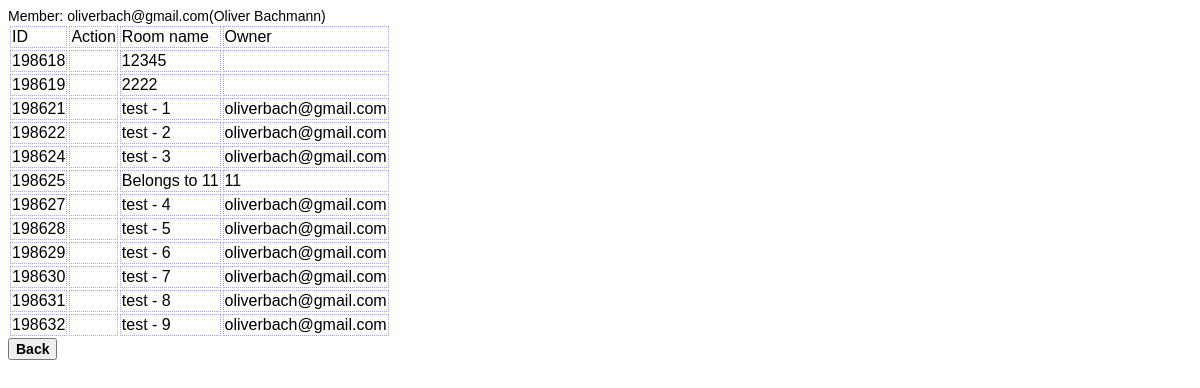
/add_room_members.php?origin_user_id=198610, run on the app's committed database.
### tables this page shows
CREATE TABLE IF NOT EXISTS `users` (
  `id` int(11) NOT NULL,
  `title` text,
  `first_name` text,
  `last_name` text,
  `email` text,
  `md5pwd` text NOT NULL,
  `avatar_url` text NOT NULL,
  `sex` int(11) NOT NULL
);

CREATE TABLE IF NOT EXISTS `rooms` (
  `id` int(11) NOT NULL,
  `name` text,
  `owner_user_id` int(11) NOT NULL
);

### add_room_members.php (the view, shortened to what this page needs)
<link href="body.css" rel="stylesheet" type="text/css" media="screen" />
<?php
 $sql="SELECT * FROM users WHERE (id=".$_GET['origin_user_id'].")";
 $query=DBi::$conn->query($sql) or die(DBi::$conn->error." ".__FILE__." line ".__LINE__.$sql);
 if ($row=$query->fetch_assoc()) {
     echo "Member: ".$row['email']."(".$row['first_name']." ".$row['last_name'].")<br />";
 }
 ?>
    <body onload="addJoinButtons();">
        <table><tr><td>ID</td><td>Action</td><td>Room name</td><td>Owner</td></tr>
 <?php
 $sql="SELECT r.*,r.id as room_id, u.*, u.id as user_id FROM rooms r LEFT JOIN users u ON (r.owner_user_id=u.id)";
 $query=DBi::$conn->query($sql) or die(DBi::$conn->error." ".__FILE__." line ".__LINE__.$sql);
 while ($row=$query->fetch_assoc()) {
     echo "<tr><td class='ids'>".$row['room_id']."</td><td id='joinbutton".$row['room_id']."'>";
     echo "<td>".$row['name']."</td><td>".$row['email']."</tr>";
 }
?>
</table>
    </body>
<input type="button" value="Back" onclick="window.location.href='index.php';">

### body.css (style rules this page uses)
body { font-family:Arial, Verdana; font-size:14px; }
table td { border:1px dotted #AF9EF4; font-size:16px; }
input { font-size:14px; font-weight:bold; }

### data on the page
users: email "oliverbach@gmail.com", first_name "Oliver", last_name "Bachmann"
rooms: id "198618", name "12345"
rooms: id "198619", name "2222"
rooms: id "198621", name "test - 1", users.email "oliverbach@gmail.com"
rooms: id "198622", name "test - 2", users.email "oliverbach@gmail.com"
rooms: id "198624", name "test - 3", users.email "oliverbach@gmail.com"
rooms: id "198625", name "Belongs to 11", users.email "11"
rooms: id "198627", name "test - 4", users.email "oliverbach@gmail.com"
rooms: id "198628", name "test - 5", users.email "oliverbach@gmail.com"
rooms: id "198629", name "test - 6", users.email "oliverbach@gmail.com"
rooms: id "198630", name "test - 7", users.email "oliverbach@gmail.com"
rooms: id "198631", name "test - 8", users.email "oliverbach@gmail.com"
rooms: id "198632", name "test - 9", users.email "oliverbach@gmail.com"
